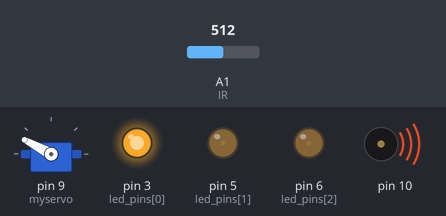
Bench run of a sketch on a simulated Arduino Uno, built with avr-gcc and run on an emulated ATmega328P. Parts: servo, output pins drawn as LEDs (lit = HIGH), buzzer (waves = sounding). Dashed ring = blinking. Inputs (shaded band) come from the test bench; at power-on: A1 (IR) = 512.

Above: at 8.74 s.
9.0 s: A1 (IR) set to 610
At 9.34 s:
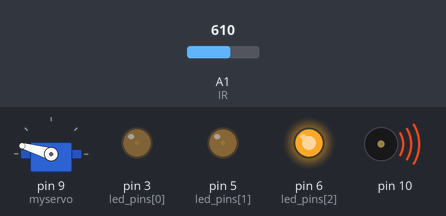
At 9.94 s:
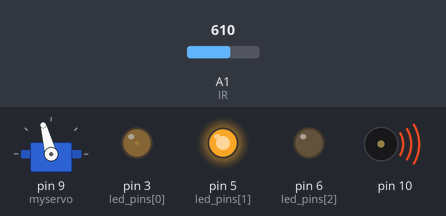
12.0 s: A1 (IR) set to 590
At 12.35 s:
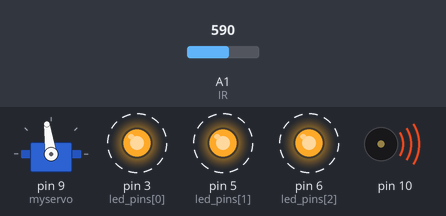
Timing chart, 0 to 14.1 s (numbered marks = the images above; inputs shaded):
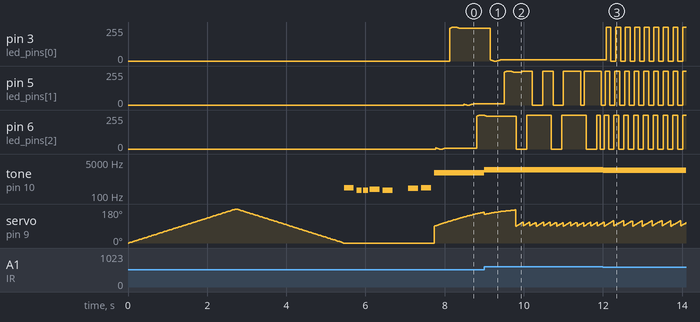

The sketch:

leds_servo_tone.ino
```cpp
/**
 Collectin Light - Intermedium

 This program (v1.0) takes values from IR sensor and
 changes the frequency of sinusoidal lighting pattern acording to such a sensor value.

 A change in the phase of the lighting for each LED is also implemented.
 For that, the derivate of sensor value is used.

 */
#include <Servo.h>
#include "pitches.h"

//#define IR  5 // PIN of the IR sensor. Analog input.
#define IR  1 // PIN of the IR sensor. Analog input.

#define LED_NUM  3  // Number of LEDs

//#define DEBUG    // Uncomment if you want to send values by serial port for debuging.
                    // Notice that serial writings delay the loop function, as
                    // each writing takes about 20 ms.

int led_pins[LED_NUM] = {3, 5, 6};  // PINs for the LEDs. Analog output.
Servo myservo;
int pos = 0;

#define STATE_IDLE 0
#define STATE_CLOSE 1
#define STATE_CALM 2
#define STATE_FAR 3

int state = STATE_IDLE;

// notes in the melody:
int melody[] = {
  NOTE_C4, NOTE_G3, NOTE_G3, NOTE_A3, NOTE_G3, 0, NOTE_B3, NOTE_C4
};
// note durations: 4 = quarter note, 8 = eighth note, etc.:
int noteDurations[] = {
  4, 8, 8, 4, 4, 4, 4, 4
};

void setup() {
  myservo.attach( 9 );
  for (pos = 0; pos <= 180; pos += 1) { // goes from 0 degrees to 180 degrees
    // in steps of 1 degree
    myservo.write(pos);              // tell servo to go to position in variable 'pos'
    delay(15);                       // waits 15ms for the servo to reach the position
  }
  for (pos = 180; pos >= 0; pos -= 1) { // goes from 180 degrees to 0 degrees
    myservo.write(pos);              // tell servo to go to position in variable 'pos'
    delay(15);                       // waits 15ms for the servo to reach the position
  }

  for( unsigned int i = 0; i < LED_NUM; i++ ) {
    pinMode(led_pins[i], OUTPUT);
  }
#ifdef DEBUG
  Serial.begin(9600);
#endif
  setup_tone();
}

int tau = 1; // time in ms of the delay between iterations.
int t;      // time counter for the sinusoidal pattern

long Tmax = 1000 * tau;  // Maximum period of the pattern
long Tmin = Tmax/10;    // Minimum period of the pattern
unsigned long T = Tmax;  // Instant Period. It is initilized to Tmax.
unsigned long T_servo = Tmax;  // Instant Period. It is initilized to Tmax.
double desfase = 2 * PI / LED_NUM;  // Instant phase of the sinusoidal pattern.

/*  90 - mas de 2m
 *  170 - 30cm
 *  600 - maximo cercano

*/
int dmax = 600;    // Theses are the max and min of the sensor reading.
int dmin = 90;      // max is close, min is far
int d = 0, d_old = 0, dev_d;  // Instant distance taken from sensor reading.
                              // d_old and dev_d is derivate of such distance.
int amplitude[LED_NUM];
int servo_pos = 0;
float amp_modulation = 1.0;
float freq_modulation = 1.0;

int counter = 0;

void loop() {
  d = analogRead( IR );  // read sensor value
  dev_d = d - d_old;     // calculate derivate of such value
  amp_modulation = 3 * d / dmax;

  // sets amplitude for each LED. Notice the role of desfase.
  for( unsigned int i = 0; i < LED_NUM; i++ ) {
    amplitude[i] = 255 * ( 1 + sin( 2 * PI * t / T + desfase * i ))/2;
  }
//  servo_pos = amp_modulation * 180 * ( 1 + sin( 2 * PI * t * freq_modulation / T  ))/2;
  servo_pos = 180 * ( 1 + sin( 2 * PI * t * freq_modulation / T_servo  ))/2;
  T_servo = T * amp_modulation + 2 * Tmax;
  t += tau; // count time passing

  if( t/T >= 1 ) {   // handle if time pass one period and if so initialize time
    T = abs( map( d, dmax, dmin, Tmin, Tmax ) ); // updates period value

    // update phase value
    if( abs(dev_d) > 10 ) desfase += 2 * PI / LED_NUM ;
    else desfase -= PI / 32;
    if(desfase < 0) desfase = 0;

   // this updating for the phase also works quite well
 /*   if( d < dmax/4 ) desfase = 0;
    else if( d > dmax/4 && d < dmax/2 ) desfase = PI / 2;
    else if( d > dmax/2 && d < 3*dmax/4 ) desfase = PI;
    else if( d > 3*dmax/4 ) desfase = 3 * PI / 2;
   */
    t = 0;
  }

  // change the amplitude of each vector
  blink_all( amplitude );
  myservo.write( servo_pos  );
  if( d > dmax/2 ) tone( 10, map( d, dmax/2, dmax, 60, 2000 ) );

  d_old = d; // for calculating distance derivate

#ifdef DEBUG
  debug();
#endif

  delay(tau);
}

void blink_all( int amp[] ) {
  for( int i = 0; i < LED_NUM; i++ ) {
      analogWrite(led_pins[i], amp[i]);
  }
}

void setup_tone() {
  // iterate over the notes of the melody:
  for (int thisNote = 0; thisNote < 8; thisNote++) {

    // to calculate the note duration, take one second
    // divided by the note type.
    //e.g. quarter note = 1000 / 4, eighth note = 1000/8, etc.
    int noteDuration = 1000 / noteDurations[thisNote];
    tone(10, melody[thisNote], noteDuration);

    // to distinguish the notes, set a minimum time between them.
    // the note's duration + 30% seems to work well:
    int pauseBetweenNotes = noteDuration * 1.30;
    delay(pauseBetweenNotes);
    // stop the tone playing:
    noTone(10);
  }
}
void debug() {
  Serial.print( "d[0] = " ); Serial.print( d );
//  Serial.print( "  d[1] = " ); Serial.print( d_vector[1] );
//  Serial.print( "  d[2] = " ); Serial.print( d_vector[2] );
  Serial.print( "  dev_d = " ); Serial.print( dev_d );
  Serial.print( "  desfase = " ); Serial.print( desfase );
//  Serial.print( "  dmin = " ); Serial.print( dmin );
//  Serial.print( "  dmax = " ); Serial.print( dmax );
  Serial.print( "  A = " ); Serial.print( amplitude[0] );
  Serial.print( "  T = " ); Serial.println( T );
}
```

pitches.h
```cpp
/*************************************************
 * Public Constants
 *************************************************/

#define NOTE_B0  31
#define NOTE_C1  33
#define NOTE_CS1 35
#define NOTE_D1  37
#define NOTE_DS1 39
#define NOTE_E1  41
#define NOTE_F1  44
#define NOTE_FS1 46
#define NOTE_G1  49
#define NOTE_GS1 52
#define NOTE_A1  55
#define NOTE_AS1 58
#define NOTE_B1  62
#define NOTE_C2  65
#define NOTE_CS2 69
#define NOTE_D2  73
#define NOTE_DS2 78
#define NOTE_E2  82
#define NOTE_F2  87
#define NOTE_FS2 93
#define NOTE_G2  98
#define NOTE_GS2 104
#define NOTE_A2  110
#define NOTE_AS2 117
#define NOTE_B2  123
#define NOTE_C3  131
#define NOTE_CS3 139
#define NOTE_D3  147
#define NOTE_DS3 156
#define NOTE_E3  165
#define NOTE_F3  175
#define NOTE_FS3 185
#define NOTE_G3  196
#define NOTE_GS3 208
#define NOTE_A3  220
#define NOTE_AS3 233
#define NOTE_B3  247
#define NOTE_C4  262
#define NOTE_CS4 277
#define NOTE_D4  294
#define NOTE_DS4 311
#define NOTE_E4  330
#define NOTE_F4  349
#define NOTE_FS4 370
#define NOTE_G4  392
#define NOTE_GS4 415
#define NOTE_A4  440
#define NOTE_AS4 466
#define NOTE_B4  494
#define NOTE_C5  523
#define NOTE_CS5 554
#define NOTE_D5  587
#define NOTE_DS5 622
#define NOTE_E5  659
#define NOTE_F5  698
#define NOTE_FS5 740
#define NOTE_G5  784
#define NOTE_GS5 831
#define NOTE_A5  880
#define NOTE_AS5 932
#define NOTE_B5  988
#define NOTE_C6  1047
#define NOTE_CS6 1109
#define NOTE_D6  1175
#define NOTE_DS6 1245
#define NOTE_E6  1319
#define NOTE_F6  1397
#define NOTE_FS6 1480
#define NOTE_G6  1568
#define NOTE_GS6 1661
#define NOTE_A6  1760
#define NOTE_AS6 1865
#define NOTE_B6  1976
#define NOTE_C7  2093
#define NOTE_CS7 2217
#define NOTE_D7  2349
#define NOTE_DS7 2489
#define NOTE_E7  2637
#define NOTE_F7  2794
#define NOTE_FS7 2960
#define NOTE_G7  3136
#define NOTE_GS7 3322
#define NOTE_A7  3520
#define NOTE_AS7 3729
#define NOTE_B7  3951
#define NOTE_C8  4186
#define NOTE_CS8 4435
#define NOTE_D8  4699
#define NOTE_DS8 4978
```

Measured:
- after the input at 9.0 s, tone on pin 10: 1430 Hz → 2064 Hz at once
- by itself, pin 6 (led_pins[2]): ramps from 254/255 to 0/255 and jumps back, once every 0.88 s
- by itself, tone on pin 10: plays 262 Hz for 0.25 s, 196 Hz for 0.13 s, 196 Hz for 0.13 s, 220 Hz for 0.25 s, 196 Hz for 0.25 s, 247 Hz for 0.25 s … (8 notes in this stretch)
